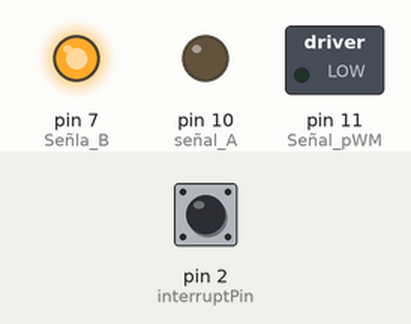
Bench run of a sketch on a simulated Arduino Uno, built with avr-gcc and run on an emulated ATmega328P. Parts: switched loads named in the sketch (green lamp = pin HIGH), output pins drawn as LEDs (lit = HIGH). The test bench sets the inputs (shaded band); at power-on: pin 2 (interruptPin) LOW. What the sketch prints to the serial monitor is not drawn.

Above: at 0.1 s.
At 3.1 s:
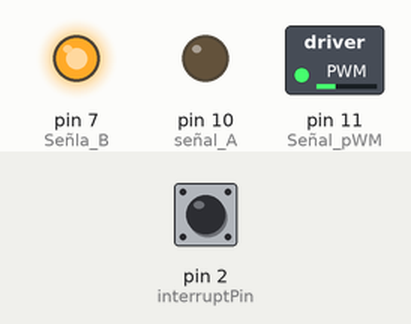
Timing chart, 0 to 4.6 s (numbered marks = the images above):
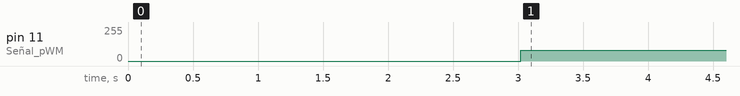

The sketch:

Encoder_Lazo_abierto.ino
```cpp
#include <TimerOne.h>

//Declaración de Variables
//////////////////////////////////////////////////////////////////////////////////////////////////////////////////

// Pin 2 para señal de encoder
const int interruptPin = 2;
//const int SeñalA = 10; //señal a puente h
//const int SeñalB = 9; //señal b puente h
//const int Enable = 11; //señal Enable puente H

// Contador: cuenta las interrupciones debido a un flanco de subida en el encoder
long unsigned int counter = 0;

// Variable para registrar la velocidad del motor.
double  VelocidadEnRPM = 0.0;
// Tiempo transcurrido
float tiempo=0.0;
// PWM
int entrada=0;
////////////////////////////////////////////////////////////////////////////////////////////////////////////////////
//Configuración de Pines
void setup() {

  // El Pin interruptPin es entrada, se conecta a la señal del encoder Canal A (tren de pulsos).
  pinMode(interruptPin, INPUT);
  pinMode(10, OUTPUT);//señal A
  pinMode(11, OUTPUT);//Señal pWM
  pinMode(7, OUTPUT);//Señla B

  digitalWrite(10, LOW);
  digitalWrite(7, HIGH);
  // Interrupción Encoder: cada vez que haya un flanco de subida en el interruptPin se ejecutará la
  // función counting que es una Interrupt Service Routine (ISR).

  attachInterrupt(digitalPinToInterrupt(interruptPin), ISR_counting, RISING);

  // Timer1: Se dispara cada 20000 microsegundos=0.02 Segundos.
  Timer1.initialize(20000);
  // Activa la interrupción: Ejecuta la función RevolucionesPorMinuto
  Timer1.attachInterrupt(ISR_RevolucionesPorMinuto);

  //Inicializar la transmisión serial bit/s (9600)
  Serial.begin(9600);
}

//Loop infinito
void loop() {

//Entrada escalon con retraso 3s
if (tiempo<=3)
{
entrada=0;
}
else
{
entrada=80;
}
analogWrite(11,entrada); //enviamos la señal escalon
}

//Funcion Contador
// Se incrementa la variable counter
//cada vez que el encoder tiene un flanco de subida

void ISR_counting() {
//Contador
counter++;
}

void ISR_RevolucionesPorMinuto(){
  // Velocidad en Revoluciones por minuto: esta parte "(counter/CuentasPorRevolucion)/Ts"
  // da las revoluciones por segundo a las que gira el encoder,
  // se multiplica por 60 segundos para obtener esta velocidad en RPM
  VelocidadEnRPM = 60*counter/(12*34*0.02);   //pulsos por revolucio,relacion del moto reductor,tiempo


  tiempo = tiempo + 0.02;

  // Se imprime el valor del DutyCycle y de la velocidad del motor en RPM
  Serial.println(VelocidadEnRPM);

  // Se reinicia el contador para que vuelva a contar hasta la siguiente interrupción.
  counter = 0;
}
```

Measured:
- by itself, pin 11 (Señal_pWM): 0/255 → 80/255 at 3.0 s
